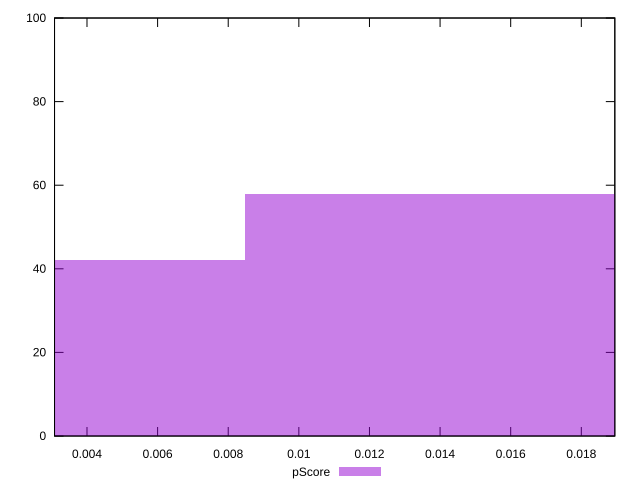

The script that saved this image:
reset

$pScore <<EOF
0.01694674597452027 58
0 42
EOF

set key outside below
set boxwidth 0.01694674597452027
set xrange [0.003080807575481459:0.018949105063227445]
set yrange [0:100]
set trange [0:100]
set style fill transparent solid 0.5 noborder
set terminal svg size 640, 490 enhanced background rgb 'white'
set output "report_00017_2021-02-10T15-08-03.406Z/cumulative-layout-shift/samples/pages/pScore/histogram.svg"

plot $pScore title "pScore" with boxes

reset
